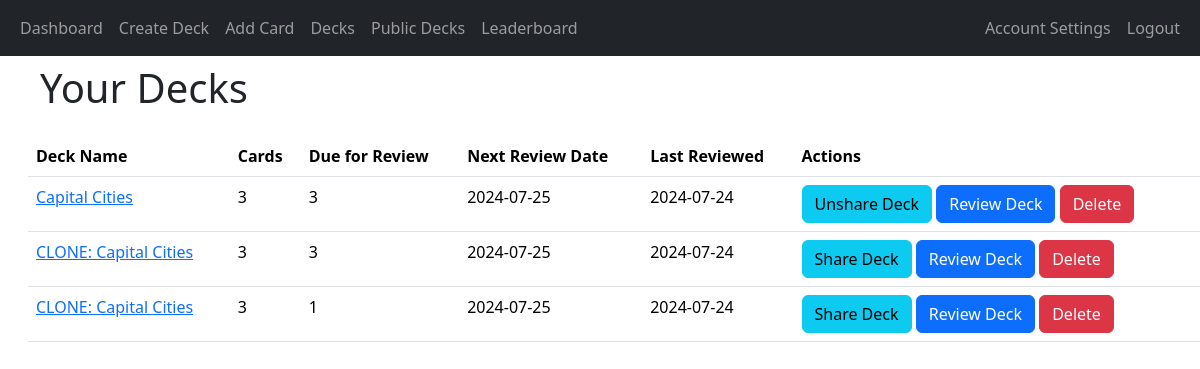
Before: /decks (signed in) with the older database file.
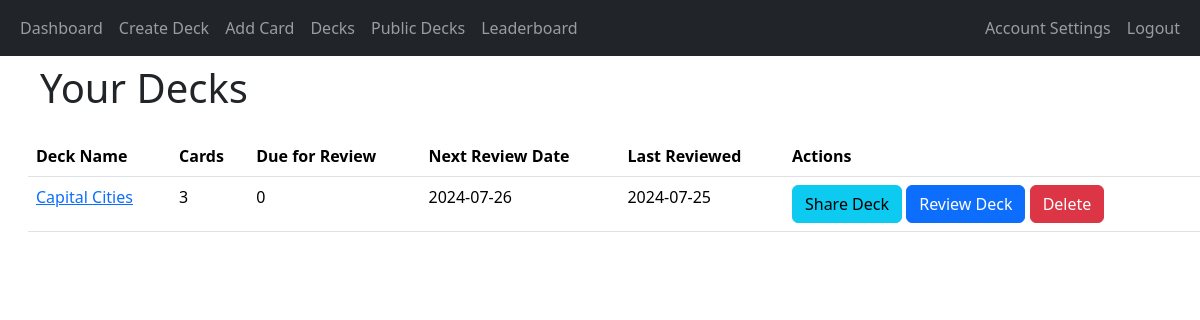
After: the same page with the newer database file.
### app/decks/models.py (models this page shows, shortened)
class Deck(db.Model):
    deck_id = db.Column(db.Integer, primary_key=True)
    name = db.Column(db.String(100), nullable=False)
    user_id = db.Column(db.Integer, db.ForeignKey('user.user_id'), nullable=False)
    created_at = db.Column(db.DateTime, nullable=False, default=datetime.utcnow)
    shared = db.Column(db.Boolean, default=False)
    review_start_date = db.Column(db.DateTime, nullable=True)
    cards = db.relationship('Card', backref='deck', cascade='all, delete-orphan', lazy=True)

### app/decks/routes.py (the view)
@decks_blueprint.route('/decks')
@login_required
def decks():
    user_decks = Deck.query.filter_by(user_id=current_user.user_id).all()
    deck_data = []
    for deck in user_decks:
        card_count = Card.query.filter_by(deck_id=deck.deck_id).count()
        due_count = Card.query.filter(Card.deck_id == deck.deck_id,
                                      Card.next_review_date <= datetime.utcnow()).count()
        next_review = db.session.query(Card.next_review_date).filter(
            Card.deck_id == deck.deck_id
        ).order_by(Card.next_review_date.asc()).first()
        if next_review:
            if next_review.next_review_date.date() < datetime.utcnow().date():
                next_review_date = datetime.utcnow().strftime('%Y-%m-%d')
            else:
                next_review_date = next_review.next_review_date.strftime('%Y-%m-%d')
        else:
            next_review_date = 'N/A'
        last_review = db.session.query(ReviewOutcome.timestamp).join(Card,
                                                                     Card.card_id == ReviewOutcome.card_id).filter(
            Card.deck_id == deck.deck_id,
            ReviewOutcome.user_id == current_user.user_id
        ).order_by(ReviewOutcome.timestamp.desc()).first()
        last_review_date = last_review.timestamp.strftime('%Y-%m-%d') if last_review else 'N/A'
        deck_data.append({
            'deck_id': deck.deck_id,
            'name': deck.name,
            'cards': card_count,
            'due_for_review': due_count,
            'shared': deck.shared,
            'next_review_date': next_review_date,
            'last_review_date': last_review_date
        })
    return render_template('decks.html', decks=deck_data)

### app/__init__.py (called while the page is built)
@login_manager.user_loader
def load_user(user_id):
    return User.query.get(int(user_id))

### app/decks/templates/decks.html (shortened to what this page needs)
{% extends "base.html" %}
{% block heading %}Your Decks{% endblock %}
{% block content %}
<table class="table">
    <thead>
        <tr>
            <th>Deck Name</th>
            <th>Cards</th>
            <th>Due for Review</th>
            <th>Next Review Date</th>
            <th>Last Reviewed</th>
            <th>Actions</th>
        </tr>
    </thead>
    <tbody>
        {% for deck in decks %}
        <tr>
            <td><a href="{{ url_for('decks.view_deck', deck_id=deck['deck_id']) }}">{{ deck['name'] }}</a></td>
            <td>{{ deck['cards'] }}</td>
            <td>{{ deck['due_for_review'] }}</td>
            <td>{{ deck['next_review_date'] }}</td>
            <td>{{ deck['last_review_date'] }}</td>
            <td>
                <a href="{{ url_for('decks.share_deck', deck_id=deck['deck_id']) }}" class="btn btn-info">
                    {% if deck['shared'] %}
                    Unshare Deck
                    {% else %}
                    Share Deck
                    {% endif %}
                </a>
                <a href="{{ url_for('review.start_review', deck_id=deck['deck_id']) }}" class="btn btn-primary">Review Deck</a>
                <button class="btn btn-danger" onclick="confirmDelete('{{ url_for('decks.delete_deck', deck_id=deck['deck_id']) }}')">Delete</button>
            </td>
        </tr>
        {% endfor %}
    </tbody>
</table>
{% endblock %}

### app/templates/base.html (shortened to what this page needs)
<!doctype html>
<html lang="en">
<head>
    <link href="https://cdn.jsdelivr.net/npm/bootstrap@5.3.2/dist/css/bootstrap.min.css" rel="stylesheet"
>
    <link rel="stylesheet" href="{{ url_for('static', filename='styles.css') }}">
</head>
<body>
<header class="site-header">
    <nav class="navbar navbar-expand-sm navbar-dark bg-dark">
        <div class="container-fluid">
            <div class="collapse navbar-collapse" id="navbarToggle">
                <div class="navbar-nav me-auto">
                    {% if current_user.is_authenticated %}
                    <a class="nav-item nav-link" href="{{ url_for('main.dashboard') }}">Dashboard</a>
                        <a class="nav-item nav-link" href="{{ url_for('decks.create_deck') }}">Create Deck</a>
                        <a class="nav-item nav-link" href="{{ url_for('decks.add_card') }}">Add Card</a>
                    <a class="nav-item nav-link" href="{{ url_for('decks.decks') }}">Decks</a>
                        <a class="nav-item nav-link" href="{{ url_for('decks.public_decks') }}">Public Decks</a>
                        <a class="nav-item nav-link" href="{{ url_for('main.leaderboard') }}">Leaderboard</a>
                </div>
                <div class="navbar-nav ms-auto">
                    <a class="nav-link" href="{{ url_for('auth.account_settings') }}">Account Settings</a>
                    <a class="nav-item nav-link" href="{{ url_for('auth.logout') }}">Logout</a>
                    {% else %}
                    <a class="nav-item nav-link" href="{{ url_for('main.index') }}">Home</a>
                </div>
                <div class="navbar-nav ms-auto">
                    <a class="nav-item nav-link" href="{{ url_for('auth.login') }}">Login</a>
                    <a class="nav-item nav-link" href="{{ url_for('auth.register') }}">Register</a>
                    {% endif %}
                </div>
            </div>
        </div>
    </nav>
</header>
<main role="main" class="container-fluid">
    <div class="row mt-2 ms-3">
        <div class="col-auto text-center">
            <h1>{%  block heading %}{% endblock %}</h1>
        </div>
    </div>
    <div class="row mt-3 ms-3">
        {% block content %}{% endblock %}
    </div>
</main>
</body>
</html>

Changed rows visible on the page:
removed Deck: name "CLONE: Capital Cities", cards "3", due_for_review "3", next_review_date "2024-07-25", last_review_date "2024-07-24", shows "Share Deck"
removed Deck: name "CLONE: Capital Cities", cards "3", due_for_review "1", next_review_date "2024-07-25", last_review_date "2024-07-24", shows "Share Deck"
changed Deck "Capital Cities": due_for_review "3" → "0"; next_review_date "2024-07-25" → "2024-07-26"; last_review_date "2024-07-24" → "2024-07-25"; text "Unshare Deck" → "Share Deck"
